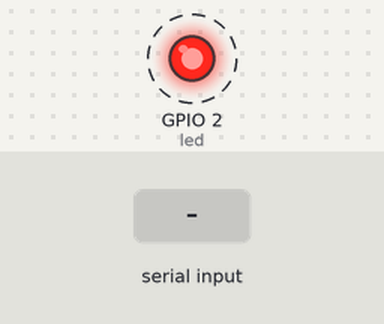
A program run on a simulated ESP32 board running MicroPython. Shown: output pins drawn as LEDs (lit = HIGH). Wiring (from the project's diagram.json): red LED on GPIO 2. Dashed ring = blinking. The inputs (shaded band) are chosen by the test bench. What the program prints to the serial console is not drawn.

Above: at 1.2 s.
1.3 s: "=" typed at the serial console, then Enter
3.5 s: "led" typed at the serial console, then Enter
5.5 s: "toggle" typed at the serial console, then Enter
Timing chart, 0 to 13.5 s (numbered marks = the images above; inputs shaded):
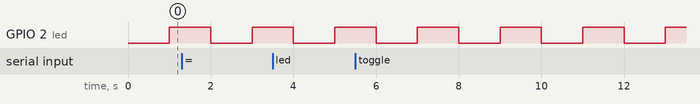

The program:

cmdtest2_ww.py
```python
# cmdtest2_ww.py
# dew.ninja Sep 2023
# for Wokwi simulation

from machine import Pin, Timer
#import sys
from utime import sleep_ms

led = Pin(2, Pin.OUT)
led_period = 1000  # default
toggle_mode = 1
led_status = 0

timer=Timer(1)
def timer_isr(event):
    led.value(not led.value())

timer.init(period=led_period, mode=Timer.PERIODIC,
                           callback=timer_isr)

# helper function for cmdInt()
# separate command and parameter
# at "="
def splitCmd(userstr):
    result = userstr.find("=")
    if result == -1:
        noparm = 1
        cmdstr = userstr.strip()
        parmstr = '' # not used
    else:
        noparm = 0
        splitstr = userstr.split("=")
        cmdstr = splitstr[0].strip()
        parmstr = splitstr[1].strip()
    return cmdstr, parmstr, noparm

#command interpreter function
def cmdInt(userstr):
    global led_status, toggle_mode, led_period, timer,led
    cmdstr, parmstr, noparm = splitCmd(userstr)

    if cmdstr.lower() == "led":
        if noparm==1:
            led_status = led.value()
            print("Current led status = {}".format(led_status))
        else:
            led_status = int(parmstr)
            if led_status > 1:
                led_status = 1
            elif led_status < 0:
                led_status = 0
            if led_status:
                led.on()  # turn on led
            else:
                led.off()
    elif cmdstr.lower() == "toggle":
        if noparm==1:
            print("Current toggle mode = {}".format(toggle_mode))
        else:
            toggle_mode = int(parmstr)
            if toggle_mode >= 1:
                toggle_mode = 1
                timer.init(period=led_period, mode=Timer.PERIODIC,
                           callback=timer_isr)
            elif toggle_mode <= 0:
                toggle_mode = 0
                timer.deinit()
    elif cmdstr.lower() == "period":
        if noparm==1:
            print("Current led period = {}".format(led_period))
        else:
            led_period = int(parmstr)
            if led_period > 2000: # set maximum period to 2 seconds
                led_period = 2000
            elif led_period < 50: # minimum period is 50 milliseconds
                led_period = 50
            if toggle_mode: # deinit and init with new period
                timer.init(period=led_period, mode=Timer.PERIODIC,
                           callback=timer_isr)
    else:
        print("Invalid command")

def user_input():
    #sys.stdout.write('\nEnter command : ')
    print('\nEnter command : ')
    #user_str = sys.stdin.readline()
    #newline_char = sys.stdin.readline()
    user_str = input()
    cmdInt(user_str)


while True:
    user_input()
```

Measured:
- by itself, GPIO 2 (led): alternates HIGH for 1.0 s and LOW for 1.0 s
